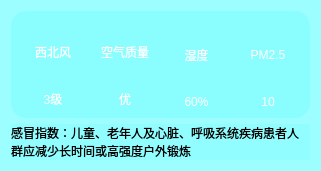
    <widget class="QWidget" name="widget_10" native="true">
     <property name="geometry">
      <rect>
       <x>630</x>
       <y>110</y>
       <width>321</width>
       <height>171</height>
      </rect>
     </property>
     <property name="styleSheet">
      <string notr="true">background-color:rgba(138, 253, 255,0.6)</string>
     </property>
     <layout class="QVBoxLayout" name="verticalLayout_9">
      <item>
       <widget class="QWidget" name="widget_2" native="true">
        <property name="styleSheet">
         <string notr="true">background-color: rgba(85, 255, 255, 66);
border-radius: 15px;</string>
        </property>
        <layout class="QGridLayout" name="gridLayout">
         <item row="1" column="1" rowspan="2">
          <widget class="QLabel" name="lblQuality">
           <property name="autoFillBackground">
            <bool>false</bool>
           </property>
           <property name="styleSheet">
            <string notr="true">background-color: rgba(255, 255, 255,0);
color:white;
font: 16pt &quot;微软雅黑&quot;;</string>
           </property>
           <property name="text">
            <string>优</string>
           </property>
           <property name="alignment">
            <set>Qt::AlignCenter</set>
           </property>
          </widget>
         </item>
         <item row="2" column="3">
          <widget class="QLabel" name="lblPM25">
           <property name="styleSheet">
            <string notr="true">background-color: rgba(255, 255, 255,0);
color:white;
font: 16pt &quot;微软雅黑&quot;;</string>
           </property>
           <property name="text">
            <string>10</string>
           </property>
           <property name="alignment">
            <set>Qt::AlignCenter</set>
           </property>
          </widget>
         </item>
         <item row="0" column="0">
          <widget class="QLabel" name="lblWindFx">
           <property name="sizePolicy">
            <sizepolicy hsizetype="Expanding" vsizetype="Expanding">
             <horstretch>0</horstretch>
             <verstretch>0</verstretch>
            </sizepolicy>
           </property>
           <property name="styleSheet">
            <string notr="true">background-color: rgba(255, 255, 255,0);
color:white;
font: 16pt &quot;微软雅黑&quot;;</string>
           </property>
           <property name="text">
            <string>西北风</string>
           </property>
           <property name="alignment">
            <set>Qt::AlignCenter</set>
           </property>
          </widget>
         </item>
         <item row="1" column="0" rowspan="2">
          <widget class="QLabel" name="lblWindFl">
           <property name="styleSheet">
            <string notr="true">background-color: rgba(255, 255, 255,0);
color:white;
font: 16pt &quot;微软雅黑&quot;;</string>
           </property>
           <property name="text">
            <string>3级</string>
           </property>
           <property name="alignment">
            <set>Qt::AlignCenter</set>
           </property>
          </widget>
         </item>
         <item row="0" column="1">
          <widget class="QLabel" name="lblQualityTitle">
           <property name="sizePolicy">
            <sizepolicy hsizetype="Expanding" vsizetype="Expanding">
             <horstretch>0</horstretch>
             <verstretch>0</verstretch>
            </sizepolicy>
           </property>
           <property name="autoFillBackground">
            <bool>false</bool>
           </property>
           <property name="styleSheet">
            <string notr="true">background-color: rgba(255, 255, 255,0);
color:white;
font: 16pt &quot;微软雅黑&quot;;</string>
           </property>
           <property name="text">
            <string>空气质量</string>
           </property>
           <property name="alignment">
            <set>Qt::AlignCenter</set>
           </property>
          </widget>
         </item>
         <item row="0" column="3" rowspan="2">
          <widget class="QLabel" name="lblPM25Title">
           <property name="sizePolicy">
            <sizepolicy hsizetype="Expanding" vsizetype="Expanding">
             <horstretch>0</horstretch>
             <verstretch>0</verstretch>
            </sizepolicy>
           </property>
           <property name="styleSheet">
            <string notr="true">background-color: rgba(255, 255, 255,0);
color:white;
font: 16pt &quot;微软雅黑&quot;;</string>
           </property>
           <property name="text">
            <string>PM2.5</string>
           </property>
           <property name="alignment">
            <set>Qt::AlignCenter</set>
           </property>
          </widget>
         </item>
         <item row="2" column="2">
          <widget class="QLabel" name="lblShiDu">
           <property name="styleSheet">
            <string notr="true">background-color: rgba(255, 255, 255,0);
color:white;
font: 16pt &quot;微软雅黑&quot;;</string>
           </property>
           <property name="text">
            <string>60%</string>
           </property>
           <property name="alignment">
            <set>Qt::AlignCenter</set>
           </property>
          </widget>
         </item>
         <item row="0" column="2" rowspan="2">
          <widget class="QLabel" name="lblShiDuTitle">
           <property name="sizePolicy">
            <sizepolicy hsizetype="Expanding" vsizetype="Expanding">
             <horstretch>0</horstretch>
             <verstretch>0</verstretch>
            </sizepolicy>
           </property>
           <property name="styleSheet">
            <string notr="true">background-color: rgba(255, 255, 255,0);
color:white;
font: 16pt &quot;微软雅黑&quot;;</string>
           </property>
           <property name="text">
            <string>湿度</string>
           </property>
           <property name="alignment">
            <set>Qt::AlignCenter</set>
           </property>
          </widget>
         </item>
        </layout>
       </widget>
      </item>
      <item>
       <widget class="QLabel" name="lblGanMao">
        <property name="styleSheet">
         <string notr="true">background-color: ;
color:rgba(0,0,0,1);
font: 12pt &quot;微软雅黑&quot;;</string>
        </property>
        <property name="text">
         <string>感冒指数：儿童、老年人及心脏、呼吸系统疾病患者人群应减少长时间或高强度户外锻炼</string>
        </property>
        <property name="wordWrap">
         <bool>true</bool>
        </property>
       </widget>
      </item>
     </layout>
    </widget>
